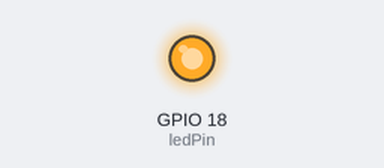
A program run on a simulated Raspberry Pi (BCM pin numbers). Parts: output pins drawn as LEDs (lit = HIGH).

Above: at 1.0 s.
At 5.5 s:
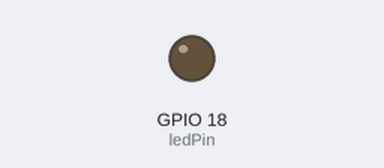
Timing chart, 0 to 6.9 s (numbered marks = the images above):
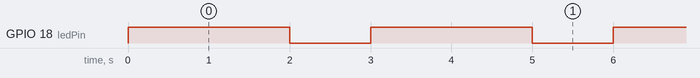

Measured:
- by itself, GPIO 18 (ledPin): alternates HIGH for 2.0 s and LOW for 1.0 s

The program:

gpio_ex01.py
```python
import RPi.GPIO as GPIO
import time

ledPin =18
GPIO.setmode(GPIO.BCM)
GPIO.setup(18, GPIO.OUT)

if __name__ == '__main__':
    while True:
        GPIO.output(ledPin, True)
        time.sleep(2)
        GPIO.output(ledPin,False)
        time.sleep(1)
```
